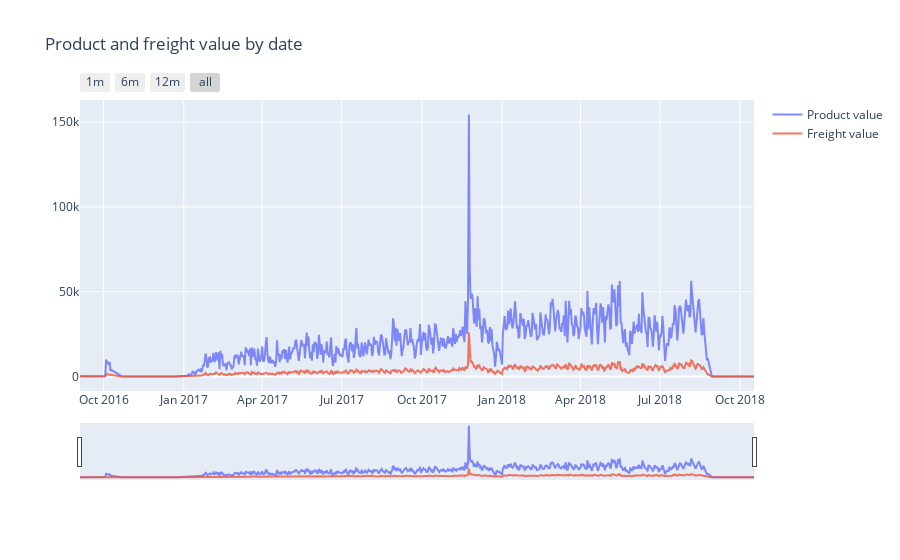
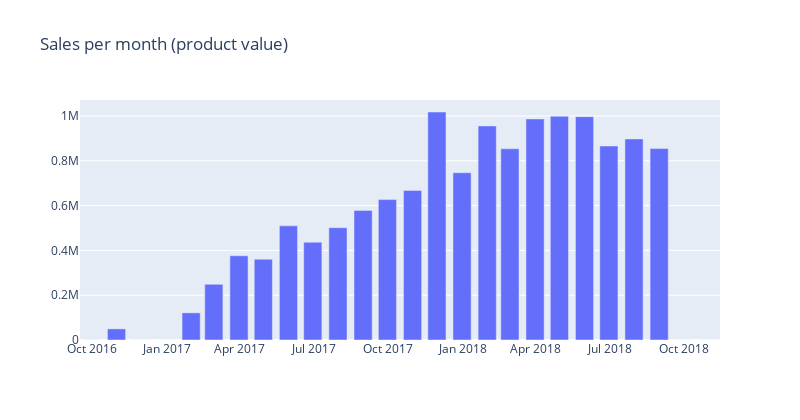

The notebook cell saved with these charts, in order:
### Code cell
from plotly import tools
import matplotlib.pyplot as plt
from plotly.offline import init_notebook_mode, iplot
import plotly.graph_objs as go
import colorlover as cl
# Others
import warnings
# Product value by date
df_orders['datetime'] =  pd.to_datetime(df_orders['order_purchase_timestamp'])
value_date = df_orders.groupby([df_orders['datetime'].dt.date])['price'].sum()
freight_date = df_orders.groupby([df_orders['datetime'].dt.date])['freight_value'].sum()
# Plot timeseries
trace0 = go.Scatter(x=value_date.index.astype(str), y=value_date.values, opacity = 0.8, name='Product value')
trace1 = go.Scatter(x=freight_date.index.astype(str), y=freight_date.values, opacity = 0.8, name='Freight value')
layout = dict(
    title= "Product and freight value by date",
    xaxis=dict(
        rangeselector=dict(
            buttons=list([
                dict(count=1, label='1m', step='month', stepmode='backward'),
                dict(count=6, label='6m', step='month', stepmode='backward'),
                dict(count=12, label='12m', step='month', stepmode='backward'),
                dict(step='all')
            ])
        ),
        rangeslider=dict(visible = True),
        type='date'
    )
)
fig = dict(data= [trace0, trace1], layout=layout)
iplot(fig)

# Sales for month
value_month = df_orders[['datetime', 'price']].copy()
value_month.set_index('datetime', inplace=True)
value_month = value_month.groupby(pd.Grouper(freq="M"))['price'].sum()
trace = go.Bar(x= value_month.index, y= value_month.values)
layout = go.Layout(title='Sales per month (product value)', height=420, width=800)
fig = go.Figure(data=[trace], layout=layout)
iplot(fig)

### Figure 1 — Plotly figure (JSON) as saved in the notebook; plotly's stock layout.template omitted (floating-point values rounded to 4 significant figures; data arrays with more than 128 entries replaced by an {"elided": "..."} marker saying what was removed)
{"data": [{"name": "Product value", "opacity": 0.8, "type": "scatter", "x": {"elided": "634 str values"}, "y": {"elided": "634 float values"}}, {"name": "Freight value", "opacity": 0.8, "type": "scatter", "x": {"elided": "634 str values"}, "y": {"elided": "634 float values"}}], "layout": {"title": {"text": "Product and freight value by date"}, "xaxis": {"rangeselector": {"buttons": [{"count": 1, "label": "1m", "step": "month", "stepmode": "backward"}, {"count": 6, "label": "6m", "step": "month", "stepmode": "backward"}, {"count": 12, "label": "12m", "step": "month", "stepmode": "backward"}, {"step": "all"}]}, "rangeslider": {"visible": true}, "type": "date"}}}

### Figure 2 — Plotly figure (JSON) as saved in the notebook; plotly's stock layout.template omitted (floating-point values rounded to 4 significant figures)
{"data": [{"type": "bar", "x": ["2016-09-30T00:00:00", "2016-10-31T00:00:00", "2016-11-30T00:00:00", "2016-12-31T00:00:00", "2017-01-31T00:00:00", "2017-02-28T00:00:00", "2017-03-31T00:00:00", "2017-04-30T00:00:00", "2017-05-31T00:00:00", "2017-06-30T00:00:00", "2017-07-31T00:00:00", "2017-08-31T00:00:00", "2017-09-30T00:00:00", "2017-10-31T00:00:00", "2017-11-30T00:00:00", "2017-12-31T00:00:00", "2018-01-31T00:00:00", "2018-02-28T00:00:00", "2018-03-31T00:00:00", "2018-04-30T00:00:00", "2018-05-31T00:00:00", "2018-06-30T00:00:00", "2018-07-31T00:00:00", "2018-08-31T00:00:00", "2018-09-30T00:00:00", "2018-10-31T00:00:00"], "y": [267.4, 49630.0, 0, 10.9, 121100.0, 248600.0, 376000.0, 360700.0, 509600.0, 436600.0, 501300.0, 578600.0, 626800.0, 667900.0, 1018000.0, 746700.0, 955700.0, 853600.0, 986900.0, 998900.0, 997100.0, 866000.0, 897500.0, 854800.0, 145, 0]}], "layout": {"height": 420, "title": {"text": "Sales per month (product value)"}, "width": 800}}
